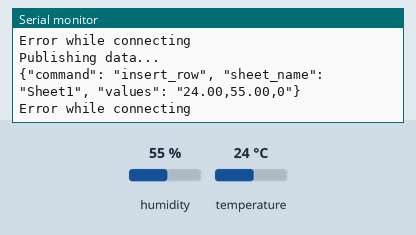
Simulated run of this sketch. Board: ESP8266 (NodeMCU). On the bench: the last lines printed to the serial monitor. Inputs (shaded band) come from the test bench; at power-on: humidity 55 %, temperature 24 °C. WiFi joins after 1.5 s; servers stay silent unless stated.

Above: at 3.4 s.
3.5 s: humidity set to 22 %
At 6.3 s:
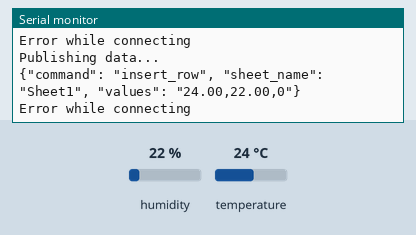
6.5 s: temperature set to 12 °C
At 9.0 s:
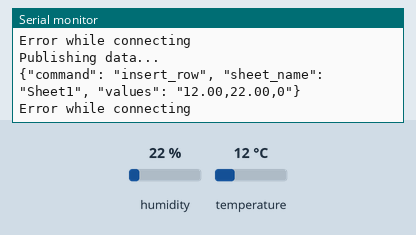
9.5 s: humidity set to 40 %
At 13.4 s:
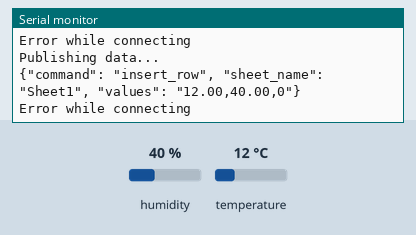
Timing chart, 0 to 14.9 s (numbered marks = the images above; inputs shaded):
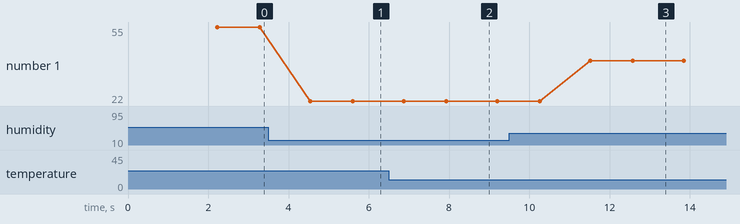

Measured:
- after the input at 3.5 s, the serial monitor: prints a new line after 1.0 s (image 1)
- after the input at 6.5 s, the serial monitor: prints a new line after 0.37 s (image 2)
- after the input at 9.5 s, the serial monitor: prints a new line after 2.0 s (image 3)
- plotted number 1: 55 → 22 after the input at 3.5 s, 22 → 40 after the input at 9.5 s

The sketch:

temp_hum_wifi.ino
```cpp
#include <Arduino.h>
#include <ESP8266WiFi.h>
#include "HTTPSRedirect.h"
#include "DHT.h"

// WiFi credentials
const char *ssid = "";
const char *password = "";

// Google Script Deployment ID
const char *GScriptId = "";

// Google Sheets setup
const char *host = "script.google.com";
const int httpsPort = 443;
String url = String("/macros/s/") + GScriptId + "/exec";
HTTPSRedirect *client = nullptr;

// DHT sensor setup
#define DHTPIN D2     // Pin which is connected to the DHT sensor
#define DHTTYPE DHT21 // DHT 21 (AM2301)
DHT dht(DHTPIN, DHTTYPE);

void setup()
{
  Serial.begin(9600);
  delay(10);
  Serial.println('\n');

  // Connect to WiFi
  WiFi.begin(ssid, password);
  while (WiFi.status() != WL_CONNECTED)
  {
    delay(1000);
    Serial.print(".");
  }
  Serial.println("Connected to WiFi");

  // Initialize DHT sensor
  dht.begin();

  // Connect to Google Sheets
  client = new HTTPSRedirect(httpsPort);
  client->setInsecure();
  client->setPrintResponseBody(true);
  client->setContentTypeHeader("application/json");
  bool flag = false;
  for (int i = 0; i < 5; i++)
  {
    int retval = client->connect(host, httpsPort);
    if (retval == 1)
    {
      flag = true;
      break;
    }
  }
  if (!flag)
  {
    Serial.println("Could not connect to Google Sheets");
    return;
  }
}

void loop()
{
  // Read data from DHT sensor
  float humidity = dht.readHumidity();
  float temperature = dht.readTemperature();

  // Check if any reads failed
  if (isnan(humidity) || isnan(temperature))
  {
    Serial.println("Failed to read from DHT sensor!");
    return;
  }

  // Connect to Google Sheets
  if (client != nullptr)
  {
    if (!client->connected())
    {
      client->connect(host, httpsPort);
    }
  }

  // Create JSON object string
  String payload = "{\"command\": \"insert_row\", \"sheet_name\": \"Sheet1\", \"values\": \"";
  payload += String(temperature) + "," + String(humidity) + "," + "0" + "\"}";

  // Publish data to Google Sheets
  Serial.println("Publishing data...");
  Serial.println(payload);
  if (client->POST(url, host, payload))
  {
    // Success
  }
  else
  {
    Serial.println("Error while connecting");
  }

  // Wait for 5 seconds
  delay(1000);
}
```
